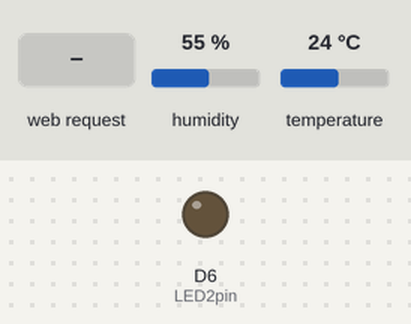
Simulated run of this sketch. Board: ESP8266 (NodeMCU). Shown: output pins drawn as LEDs (lit = HIGH). The inputs (shaded band) are chosen by the test bench; at power-on: humidity 55 %, temperature 24 °C. WiFi joins after 1.5 s; servers stay silent unless stated; what the sketch prints to the serial monitor is not drawn.

Above: at 3.3 s.
3.4 s: HTTP request GET /led2on received
At 4.6 s:
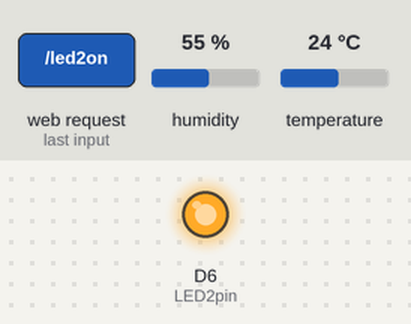
4.9 s: HTTP request GET /led2off received
At 5.8 s:
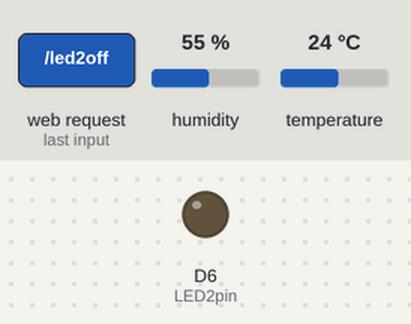
Timing chart, 0 to 7.9 s (numbered marks = the images above; inputs shaded):
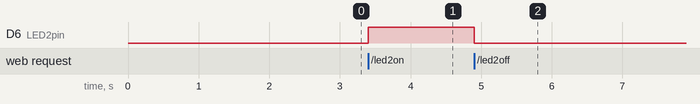

Measured:
- after the input at 3.4 s, D6 (LED2pin): LOW → HIGH at once
- after the input at 4.9 s, D6 (LED2pin): HIGH → LOW at once

The sketch:

WebServerESP8266.ino
```cpp
#include <ESP8266WiFi.h>
#include <ESP8266WebServer.h>
#include "DHT.h"

#define DHTTYPE DHT11   // DHT 11

/*Ağ adınızı ve Şifrenizi Giriniz*/
const char* ssid = "WifiName";  // Ağ adınızı girin
const char* password = "Password";  //Ağ şifrenizi girin

ESP8266WebServer server(80); //80 portunu kullanarak bir webserver nesnesi oluşturduk


uint8_t DHTPin = D4;

uint8_t LED2pin = D6;
bool LED2status = LOW;

DHT dht(DHTPin, DHTTYPE);

float Temperature;
float Humidity;


//Timer tanımları
unsigned long previousMillis = 0;
const unsigned long interval = 1000; // Timer süresi (ms)
unsigned long timerCount = 0;


void setup() {
  Serial.begin(115200);
  delay(100);
  pinMode(DHTPin, INPUT);
  pinMode(LED2pin, OUTPUT);

dht.begin();

  Serial.println(ssid);
  Serial.println(" Ağına Bağlanılıyor");

  //yerel ağınıza bağlanmanız için gerekli komut
  WiFi.begin(ssid, password);

  //bağlantının gerçekleştiğini kontrol ediyoruz
  while (WiFi.status() != WL_CONNECTED) {
  delay(1000);
  Serial.print("."); //gerçekleşene kadar loading gibi işaret yaptırıyoruz
  }
  Serial.println("");
  Serial.println("Ağ Bağlantısı Sağlandı..!");
  Serial.print("IP Adresiniz: ");  Serial.println(WiFi.localIP());

  server.on("/", handle_OnConnect);
  server.on("/led2on", handle_led2on);
  server.on("/led2off", handle_led2off);


  server.onNotFound(handle_NotFound);

  server.begin();
  Serial.println("HTTP Sunucusu Başlatıldı");
}
void loop() {

unsigned long currentMillis = millis();

  server.handleClient();

  if(LED2status)
  {digitalWrite(LED2pin, HIGH);}
  else
  {digitalWrite(LED2pin, LOW);}


  if (currentMillis - previousMillis >= interval) {
    previousMillis = currentMillis;

    // Timer süresi dolunca yapılması gereken işlemler buraya yazılır
    timerCount++;
    //Serial.print("Timer: ");
    //Serial.println(timerCount);
  Temperature = dht.readTemperature(); //
  Humidity = dht.readHumidity(); //
 server.send(200, "text/html", SendHTML(Temperature,Humidity,LED2status));
  }


}

void handle_OnConnect() {
  //LED1status = LOW;
  //LED2status = LOW;
  Temperature = dht.readTemperature(); //
  Humidity = dht.readHumidity(); //
  //Serial.println("GPIO7 Durumu: OFF | GPIO6 Durumu: OFF");
  //server.send(200, "text/html", SendHTML(LED1status,LED2status));
  server.send(200, "text/html", SendHTML(Temperature,Humidity,LED2status));
}


void handle_led2on() {
  LED2status = HIGH;
  //Serial.println("GPIO6 Durumu: ON");
  //server.send(200, "text/html", SendHTML(LED1status,true));
   server.send(200, "text/html", SendHTML(Temperature,Humidity,true));
}

void handle_led2off() {
  LED2status = LOW;
  //Serial.println("GPIO6 Durumu: OFF");
 // server.send(200, "text/html", SendHTML(LED1status,false));
   server.send(200, "text/html", SendHTML(Temperature,Humidity,false));
}

void handle_NotFound(){
  server.send(404, "text/plain", "Sayfa Bulunamadı");
}


/*
String SendHTML(uint8_t led1stat,uint8_t led2stat){
  String ptr = "<!DOCTYPE html> <html>\n";
  ptr +="<head><meta name=\"viewport\" content=\"width=device-width, initial-scale=1.0, user-scalable=no\">\n";
  ptr +="<meta http-equiv=\"Content-Type\" content=\"text/html;charset=UTF-8\">";
  ptr +="<title>LED ve Röle Kontrol</title>\n";
  ptr +="<style>html { font-family: Helvetica; display: inline-block; margin: 0px auto; text-align: center;}\n";
  ptr +="body{margin-top: 50px;} h1 {color: #444444;margin: 50px auto 30px;} h3 {color: #444444;margin-bottom: 50px;}\n";
  ptr +=".button {display: block;width: 80px;background-color: #1abc9c;border: none;color: white;padding: 13px 30px;text-decoration: none;font-size: 25px;margin: 0px auto 35px;cursor: pointer;border-radius: 4px;}\n";
  ptr +=".button-on {background-color: #1abc9c;}\n";
  ptr +=".button-on:active {background-color: #16a085;}\n";
  ptr +=".button-off {background-color: #34495e;}\n";
  ptr +=".button-off:active {background-color: #2c3e50;}\n";
  ptr +="p {font-size: 14px;color: #888;margin-bottom: 10px;}\n";
  ptr +="</style>\n";
  ptr +="</head>\n";
  ptr +="<body>\n";
  ptr +="<h1>ESP8266 Web Server Uygulaması</h1>\n";
    ptr +="<h3>ESP Station(STA) Modunda Kullanılıyor</h3>\n";

   if(led1stat)
  {ptr +="<p>LED1 Durum: AÇIK</p><a class=\"button button-off\" href=\"/led1off\">KAPAT</a>\n";}
  else
  {ptr +="<p>LED1 Durum: KAPALI</p><a class=\"button button-on\" href=\"/led1on\">AÇ</a>\n";}

  if(led2stat)
  {ptr +="<p>LED2 Durum: AÇIK</p><a class=\"button button-off\" href=\"/led2off\">KAPAT</a>\n";}
  else
  {ptr +="<p>LED2 Durum: KAPALI</p><a class=\"button button-on\" href=\"/led2on\">AÇ</a>\n";}

  ptr +="</body>\n";
  ptr +="</html>\n";
  return ptr;
}*/


String SendHTML(float Temperaturestat,float Humiditystat,uint8_t led2stat){
  String ptr = "<!DOCTYPE html> <html>\n";
  ptr +="<meta http-equiv='refresh' content='4'/>";
  ptr +="<head><meta name=\"viewport\" content=\"width=device-width, initial-scale=1.0, user-scalable=no\">\n";
   ptr +="<link rel='stylesheet' href='https://use.fontawesome.com/releases/v5.7.2/css/all.css' integrity='sha384-fnmOCqbTlWIlj8LyTjo7mOUStjsKC4pOpQbqyi7RrhN7udi9RwhKkMHpvLbHG9Sr' crossorigin='anonymous'>";
  ptr +="<title>Hidayet Ailesinin Evi</title>\n";
  ptr +="<style>html { font-family: Helvetica; display: inline-block; margin: 0px auto; text-align: center;}\n";
  ptr +="body{margin-top: 50px;} h1 {color: #444444;margin: 50px auto 30px;}\n";
  ptr +=".button {display: block;width: 80px;background-color: #1abc9c ;border: none;color: white;padding: 13px 30px;text-decoration: none;font-size: 25px;margin: 0px auto 35px;cursor: pointer;border-radius: 4px;}\n";
  ptr +=".button-on {background-color: #0095c7;}\n";
  ptr +=".button-on:active {background-color: #16a085;}\n";
  ptr +=".button-off {background-color: #34495e;}\n";
  ptr +=".button-off:active {background-color: #2c3e50;}\n";
  ptr +="p {font-size: 14px;color: #888;margin-bottom: 10px;}\n";
  ptr +="</style>\n";
  ptr +="</head>\n";
  ptr +="<body bgcolor= white style=color:white>\n";
  ptr +="<div id=\"webpage\">\n";
  ptr +="<h1>Hidayet Ailesinin Evi</h1>\n";


  ptr +="<p><i class='fas fa-thermometer-half' style='color:#ca3517;'></i>";
  ptr +="<span class='dht-labels'>Temperature: </span>";
    ptr +=(float)Temperaturestat;
  ptr +=" C</p>";


  ptr +="<p><i class='fas fa-tint' style='color:#00add6;'></i>";
  ptr +="<span class='dht-labels'>NEM: </span>";
  ptr +=(int)Humiditystat;
  ptr +="%</p>";

  if(led2stat)
  {ptr +="<p>Lamba: ACIK</p><a class=\"button button-off\" href=\"/led2off\">KAPAT</a>\n";}
  else
  {ptr +="<p>Lamba: KAPALI</p><a class=\"button button-on\" href=\"/led2on\">AC</a>\n";}


  ptr +="</div>\n";
  ptr +="</body>\n";
  ptr +="</html>\n";
  return ptr;
}
```
